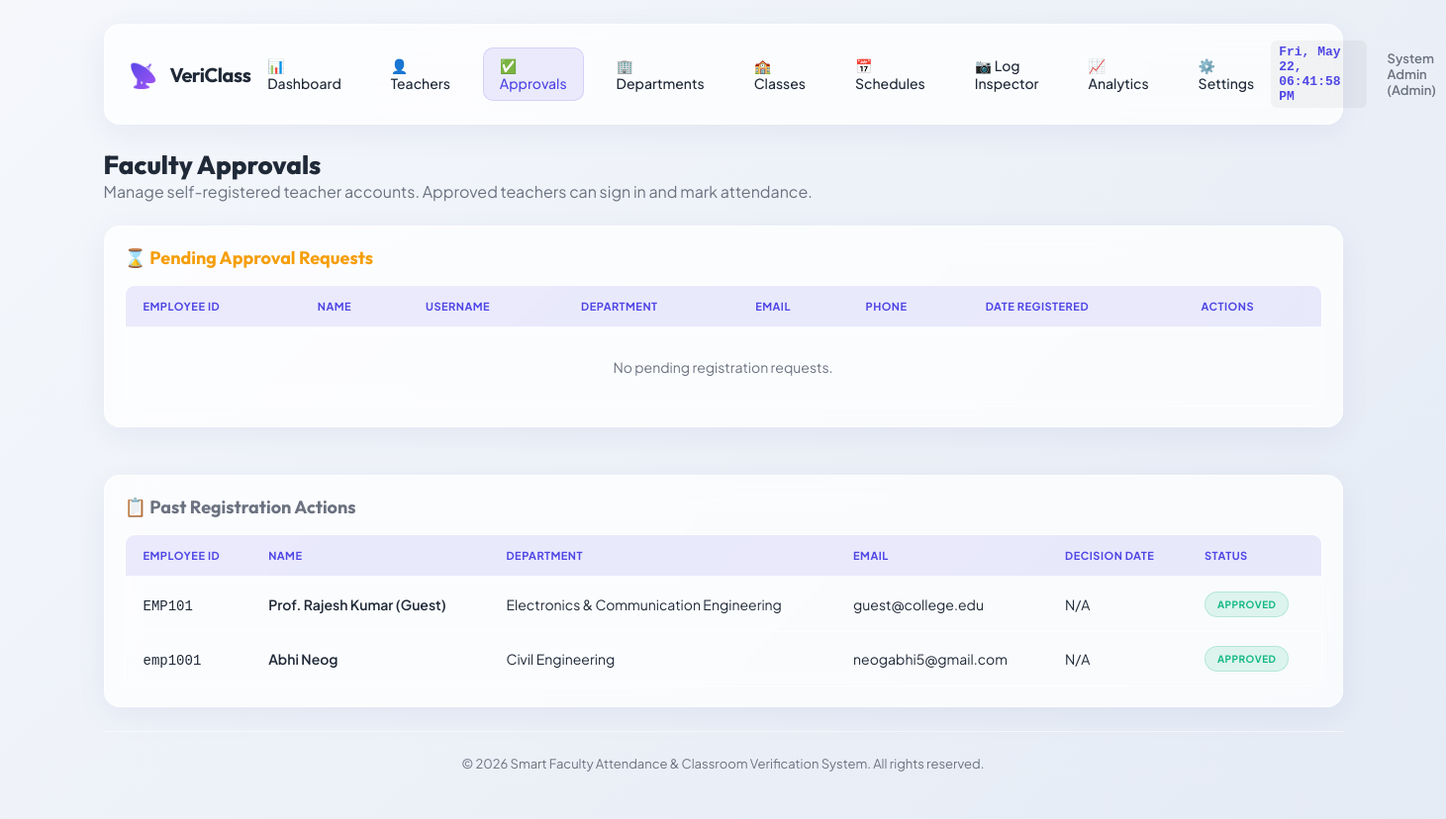
Page /admin/approvals (signed in) on the earlier database version.
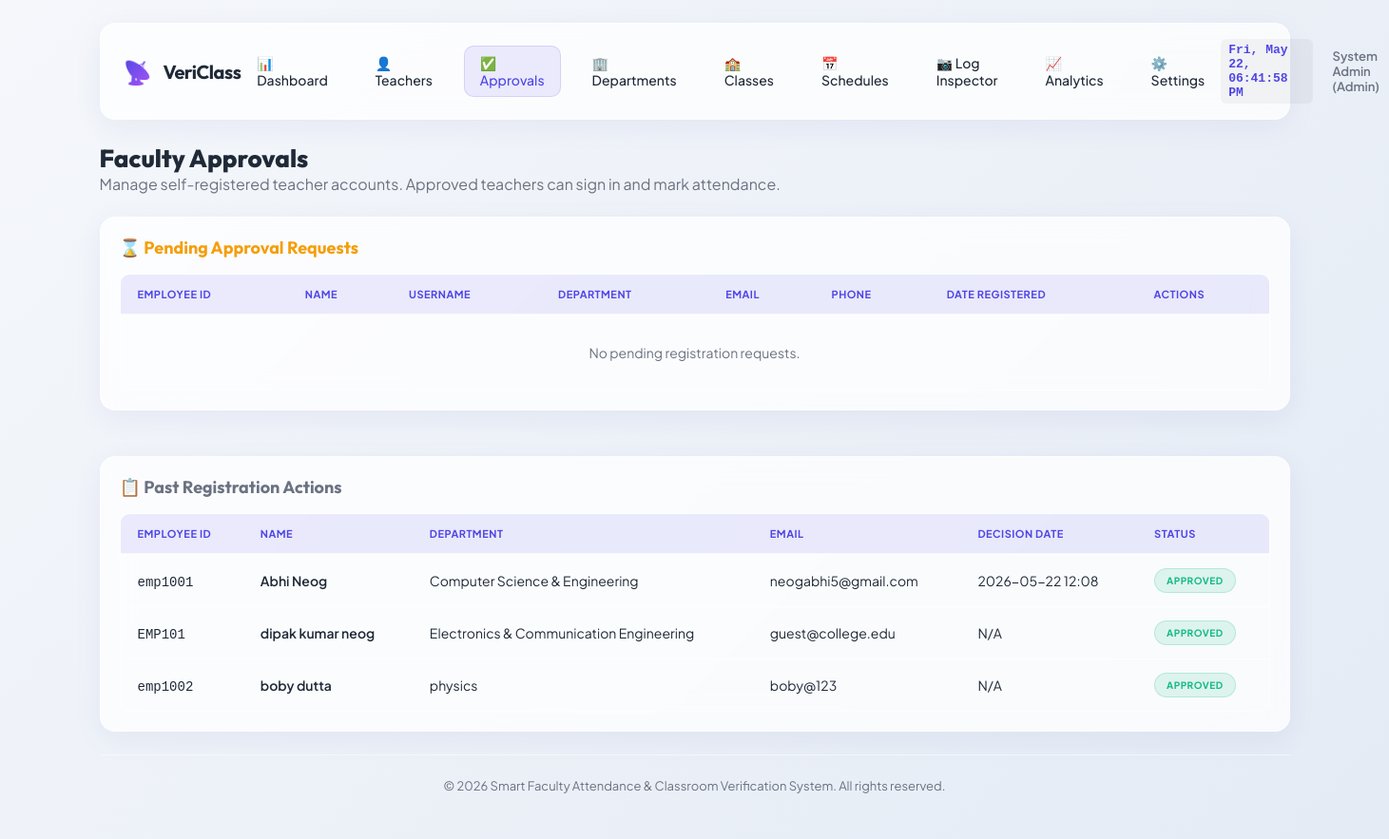
Same page on the later database version.
### models.py (models this page shows, shortened)
class TeacherProfile(db.Model):
    __tablename__ = 'teacher_profiles'
    id = db.Column(db.Integer, primary_key=True)
    user_id = db.Column(db.Integer, db.ForeignKey('users.id', ondelete='CASCADE'), unique=True, nullable=False)
    employee_id = db.Column(db.String(50), unique=True, nullable=False, index=True)
    name = db.Column(db.String(120), nullable=False)
    phone = db.Column(db.String(20), nullable=True)
    department_id = db.Column(db.Integer, db.ForeignKey('departments.id', ondelete='SET NULL'), nullable=True)
    approval_status = db.Column(db.String(20), default='Pending', nullable=False) # 'Pending', 'Approved', 'Rejected'
    approved_by_id = db.Column(db.Integer, db.ForeignKey('users.id'), nullable=True)
    approved_at = db.Column(db.DateTime, nullable=True)
    user = db.relationship('User', foreign_keys=[user_id], back_populates='profile', lazy=True)
    approver = db.relationship('User', foreign_keys=[approved_by_id], lazy=True)
    timetables = db.relationship('Timetable', backref='teacher_profile', cascade="all, delete-orphan", lazy=True)
    attendance_logs = db.relationship('AttendanceLog', backref='teacher_profile', cascade="all, delete-orphan", lazy=True)

class Department(db.Model):
    __tablename__ = 'departments'
    id = db.Column(db.Integer, primary_key=True)
    name = db.Column(db.String(100), unique=True, nullable=False)
    code = db.Column(db.String(20), unique=True, nullable=False) # e.g. 'CSE', 'ECE'
    teachers = db.relationship('TeacherProfile', backref='department', lazy=True)

class User(db.Model):
    __tablename__ = 'users'
    id = db.Column(db.Integer, primary_key=True)
    username = db.Column(db.String(80), unique=True, nullable=False, index=True)
    password_hash = db.Column(db.String(255), nullable=True) # Nullable for first-time password setup
    role_id = db.Column(db.Integer, db.ForeignKey('roles.id'), nullable=False)
    email = db.Column(db.String(120), unique=True, nullable=False, index=True)
    is_active = db.Column(db.Boolean, default=True)
    needs_password_setup = db.Column(db.Boolean, default=False)
    created_at = db.Column(db.DateTime, default=datetime.utcnow)
    profile = db.relationship('TeacherProfile', foreign_keys='TeacherProfile.user_id', back_populates='user', uselist=False, cascade="all, delete-orphan", lazy=True)

### app.py (the view, shortened to what this page needs)
@app.route('/admin/approvals', methods=['GET', 'POST'])
def admin_approvals():
    if not is_logged_in() or session.get('role') != 'admin':
        flash("Access Denied.", "danger")
        return redirect(url_for('login'))
    pending = TeacherProfile.query.filter_by(approval_status='Pending').join(TeacherProfile.user).order_by(User.created_at).all()
    past_approvals = TeacherProfile.query.filter(TeacherProfile.approval_status != 'Pending').order_by(TeacherProfile.approved_at.desc()).all()
    return render_template('admin_approvals.html', pending=pending, past_approvals=past_approvals)

### app.py (called while the page is built)
def is_logged_in():
    return 'user_id' in session

### templates/admin_approvals.html (shortened to what the changed rows need)
{% extends "base.html" %}
{% block content %}
<div style="margin-bottom: 24px;">
    <h2 style="font-family: var(--font-title); font-size: 26px; font-weight: 800;">Faculty Approvals</h2>
</div>
<div style="display: grid; grid-template-columns: 1fr; gap: 24px;">
    <div class="glass-card" style="padding: 20px;">
        <div class="table-responsive">
            <table class="custom-table">
                <thead>
                    <tr>
                        <th>Employee ID</th>
                        <th>Name</th>
                        <th>Username</th>
                        <th>Department</th>
                        <th>Email</th>
                        <th>Phone</th>
                        <th>Date Registered</th>
                        <th>Actions</th>
                    </tr>
                </thead>
            </table>
        </div>
    </div>
    <div class="glass-card" style="padding: 20px;">
        <div class="table-responsive">
            <table class="custom-table">
                <thead>
                    <tr>
                        <th>Employee ID</th>
                        <th>Name</th>
                        <th>Department</th>
                        <th>Email</th>
                        <th>Decision Date</th>
                        <th>Status</th>
                    </tr>
                </thead>
                <tbody>
                    {% if past_approvals %}
                        {% for req in past_approvals %}
                            <tr>
                                <td><code>{{ req.employee_id }}</code></td>
                                <td style="font-weight: 600;">{{ req.name }}</td>
                                <td>{{ req.department.name if req.department else 'N/A' }}</td>
                                <td>{{ req.user.email if req.user else 'N/A' }}</td>
                                <td>{{ req.approved_at.strftime('%Y-%m-%d %H:%M') if req.approved_at else 'N/A' }}</td>
                                <td>
                                    <span class="badge {% if req.approval_status == 'Approved' %}badge-approved{% else %}badge-rejected{% endif %}" style="font-size: 10px;">
                                        {{ req.approval_status }}
                                    </span>
                                </td>
                            </tr>
                        {% endfor %}
                    {% else %}
                        <tr>
                            <td colspan="6" style="text-align: center; color: var(--color-text-muted); padding: 30px;">No history records found.</td>
                        </tr>
                    {% endif %}
                </tbody>
            </table>
        </div>
    </div>
</div>
{% endblock %}

Differences in the rows shown:
changed TeacherProfile "emp1001": department "Civil Engineering" → "Computer Science & Engineering"; approved_at "N/A" → "2026-05-22 12:08"; moves up the list
changed TeacherProfile "EMP101": name "Prof. Rajesh Kumar (Guest)" → "dipak kumar neog"
added TeacherProfile: employee_id "emp1002", name "boby dutta", department "physics", user "boby@123", approved_at "N/A", approval_status "APPROVED"
